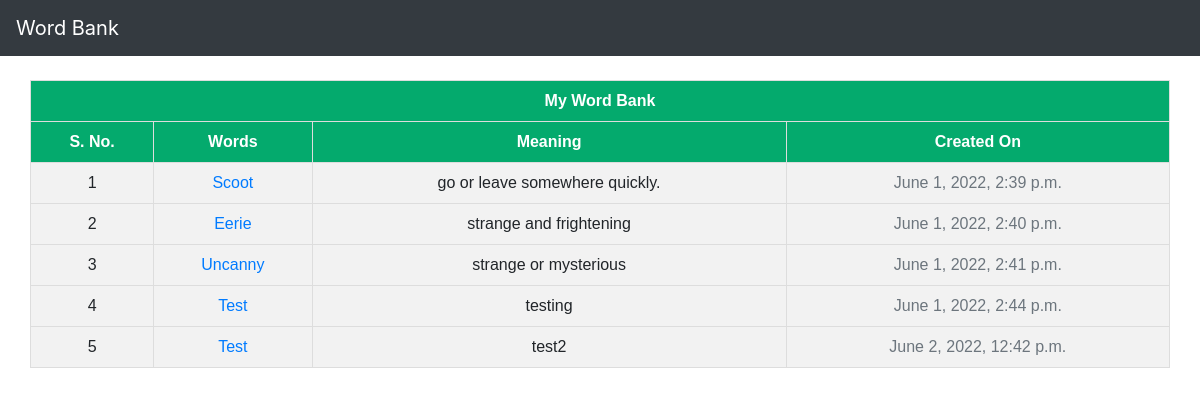
Before: /words/ with the older database file.
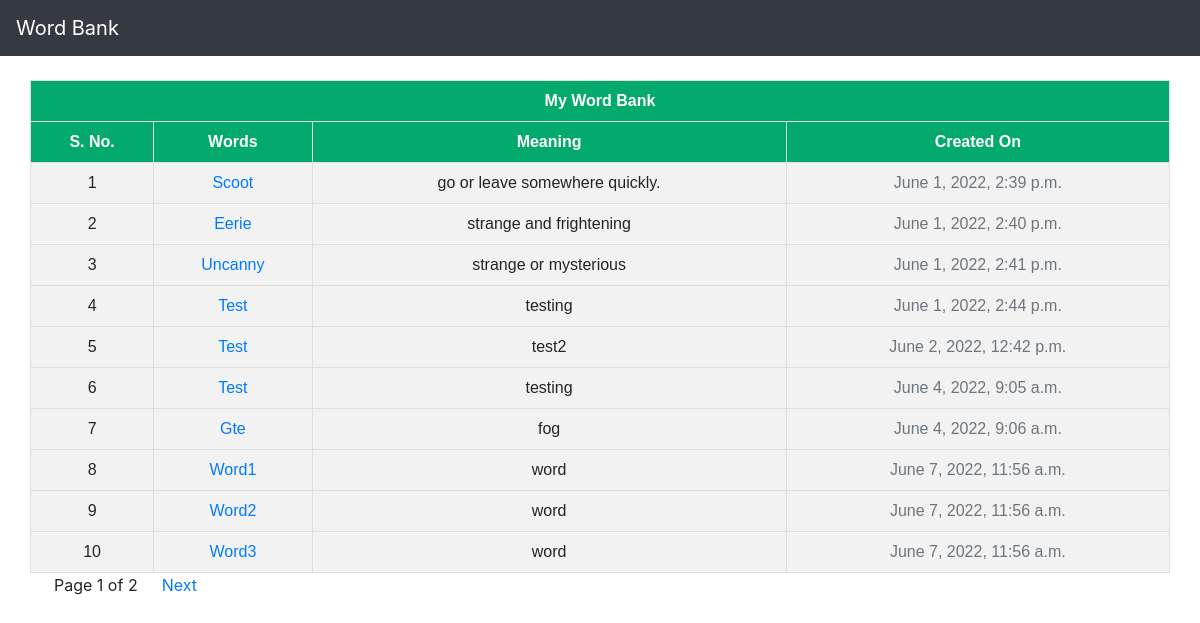
After: the same page with the newer database file.
### words/models.py (models this page shows, shortened)
class Word(models.Model):
    title = models.CharField('Enter Word', max_length = 255)
    body = models.TextField('Meaning')
    date = models.DateTimeField(auto_now_add = True)
    author = models.ForeignKey(
        get_user_model(),
        on_delete = models.CASCADE,
    )

### words/views.py (the view)
# urls.py: path('', WordListView.as_view(), name = 'word_list'),
class WordListView(ListView):
    model = Word
    template_name = 'word_list.html'
    login_url = 'login'
    paginate_by = 10

### templates/word_list.html (shortened to what this page needs)
{% extends 'base.html' %}
{% block content %}
<div class="row">
    <table>
        <tr>
            <th rowspan="1" colspan="4">My Word Bank</th>
        </tr>
        <tr>
            <th rowspan="2" colspan="1">S. No.</th>
            <th rowspan="2" colspan="1">Words</th>
            <th rowspan="2" colspan="1">Meaning</th>
            <th rowspan="2" colspan="1">Created On</th>
        </tr>
        {% for word in object_list %}
        <tr></tr>
        <tr>
            <td>{{ page_obj.start_index|add:forloop.counter0}}</td>
            <td><a href="{% url 'word_detail' word.pk %}">{{ word.title.title }}</a></td>
            <td>{{ word.body }}</td>
            <td><span class="text-muted">{{ word.date }}</span></td>
        </tr>
    <br />
    {% endfor %}
    </table>
    {% if is_paginated %}
        <div class="pagination justify-content-center">
        <ul class="pagination">
            <span class='mx-4'>
                Page {{ page_obj.number }} of {{ page_obj.paginator.num_pages }}
            </span>
            {% if page_obj.has_next %}
                <a href='{% url "word_list" %}?page={{ page_obj.next_page_number }}'> Next</a>
            {% endif %}
        </ul>
    </div>
    {% endif %}
</div>
{% endblock content %}

Changed rows visible on the page:
added Word: start_index|add "6", title "Test", body "testing", date "June 4, 2022, 9:05 a.m."
added Word: start_index|add "7", title "Gte", body "fog", date "June 4, 2022, 9:06 a.m."
added Word: start_index|add "8", title "Word1", body "word", date "June 7, 2022, 11:56 a.m."
added Word: start_index|add "9", title "Word2", body "word", date "June 7, 2022, 11:56 a.m."
added Word: start_index|add "10", title "Word3", body "word", date "June 7, 2022, 11:56 a.m."
Other visible differences:
{{ page_obj.number }}: (not shown) → "1"
{{ page_obj.paginator.num_pages }}: (not shown) → "2"
text now shown: "Page of Next"
